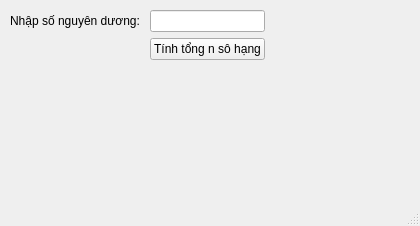
<?xml version="1.0" encoding="UTF-8"?>
<ui version="4.0">
 <class>MainWindow</class>
 <widget class="QMainWindow" name="MainWindow">
  <property name="geometry">
   <rect>
    <x>0</x>
    <y>0</y>
    <width>420</width>
    <height>226</height>
   </rect>
  </property>
  <property name="windowTitle">
   <string>MainWindow</string>
  </property>
  <widget class="QWidget" name="centralwidget">
   <widget class="QWidget" name="gridLayoutWidget">
    <property name="geometry">
     <rect>
      <x>10</x>
      <y>10</y>
      <width>361</width>
      <height>141</height>
     </rect>
    </property>
    <layout class="QGridLayout" name="gridLayout">
     <item row="2" column="1">
      <widget class="QLabel" name="tong">
       <property name="text">
        <string/>
       </property>
      </widget>
     </item>
     <item row="1" column="1">
      <widget class="QPushButton" name="pushButton">
       <property name="text">
        <string>Tính tổng n sô hạng</string>
       </property>
      </widget>
     </item>
     <item row="0" column="1">
      <widget class="QLineEdit" name="lineEdit"/>
     </item>
     <item row="0" column="0">
      <widget class="QLabel" name="label">
       <property name="text">
        <string>Nhập số nguyên dương: </string>
       </property>
      </widget>
     </item>
     <item row="2" column="2">
      <spacer name="horizontalSpacer">
       <property name="orientation">
        <enum>Qt::Horizontal</enum>
       </property>
       <property name="sizeHint" stdset="0">
        <size>
         <width>40</width>
         <height>20</height>
        </size>
       </property>
      </spacer>
     </item>
     <item row="2" column="0">
      <spacer name="horizontalSpacer_2">
       <property name="orientation">
        <enum>Qt::Horizontal</enum>
       </property>
       <property name="sizeHint" stdset="0">
        <size>
         <width>40</width>
         <height>20</height>
        </size>
       </property>
      </spacer>
     </item>
    </layout>
   </widget>
  </widget>
  <widget class="QMenuBar" name="menubar">
   <property name="geometry">
    <rect>
     <x>0</x>
     <y>0</y>
     <width>420</width>
     <height>26</height>
    </rect>
   </property>
  </widget>
  <widget class="QStatusBar" name="statusbar"/>
 </widget>
 <resources/>
 <connections/>
</ui>
